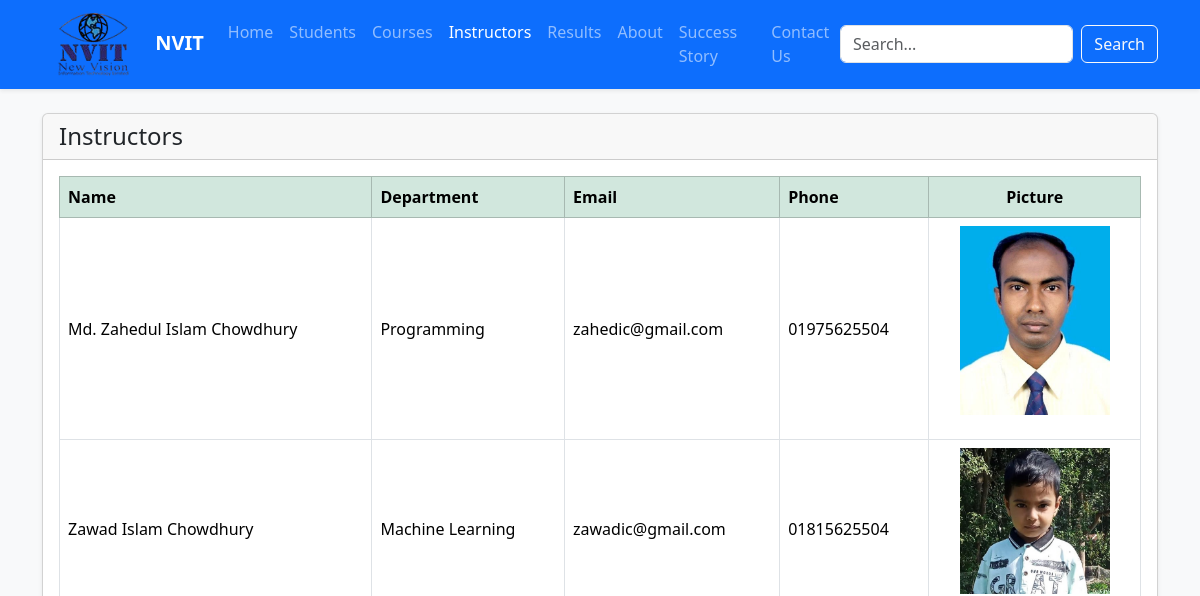
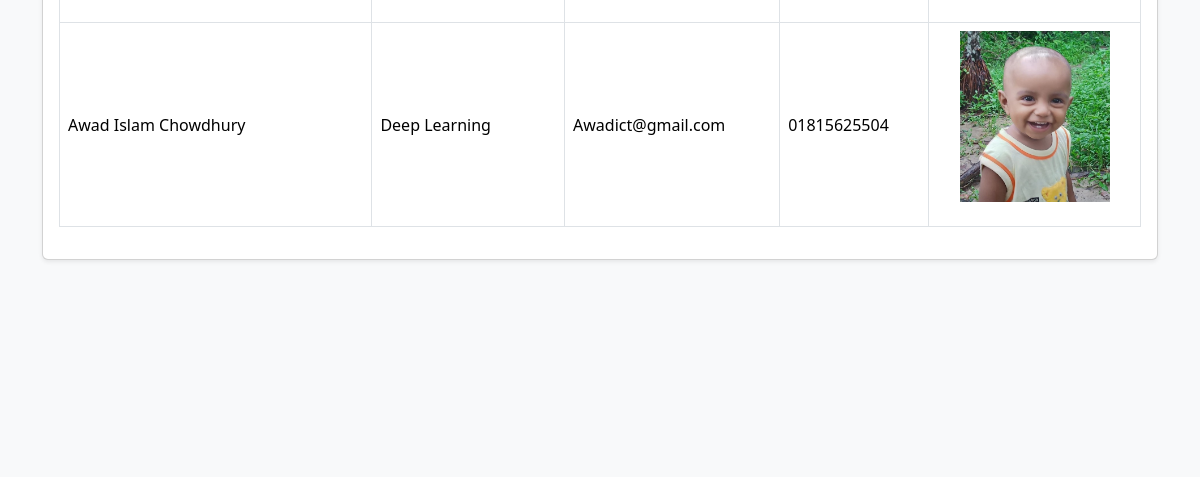
Before: /instructor/ (upper part) with the older database file (2 pictures, top to bottom).
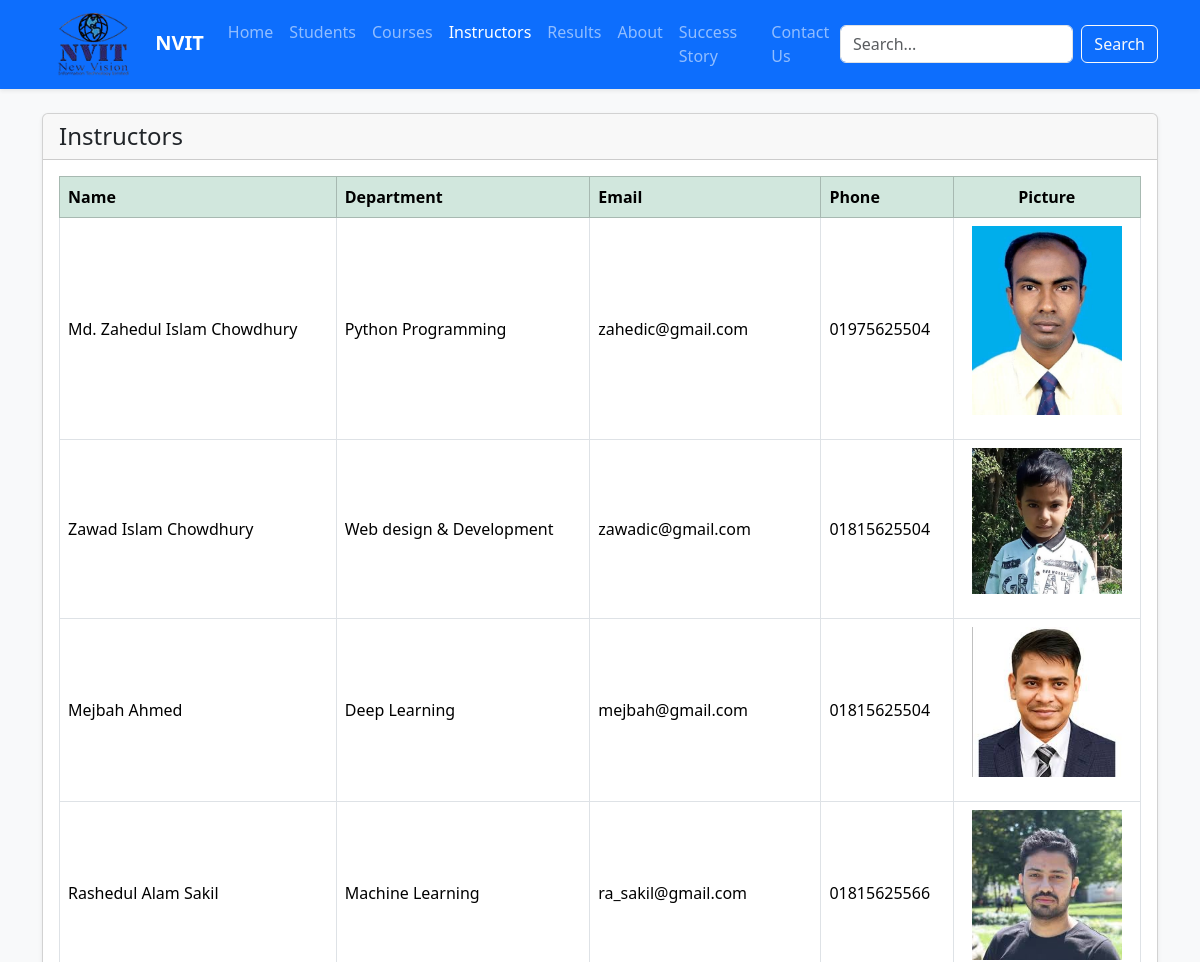
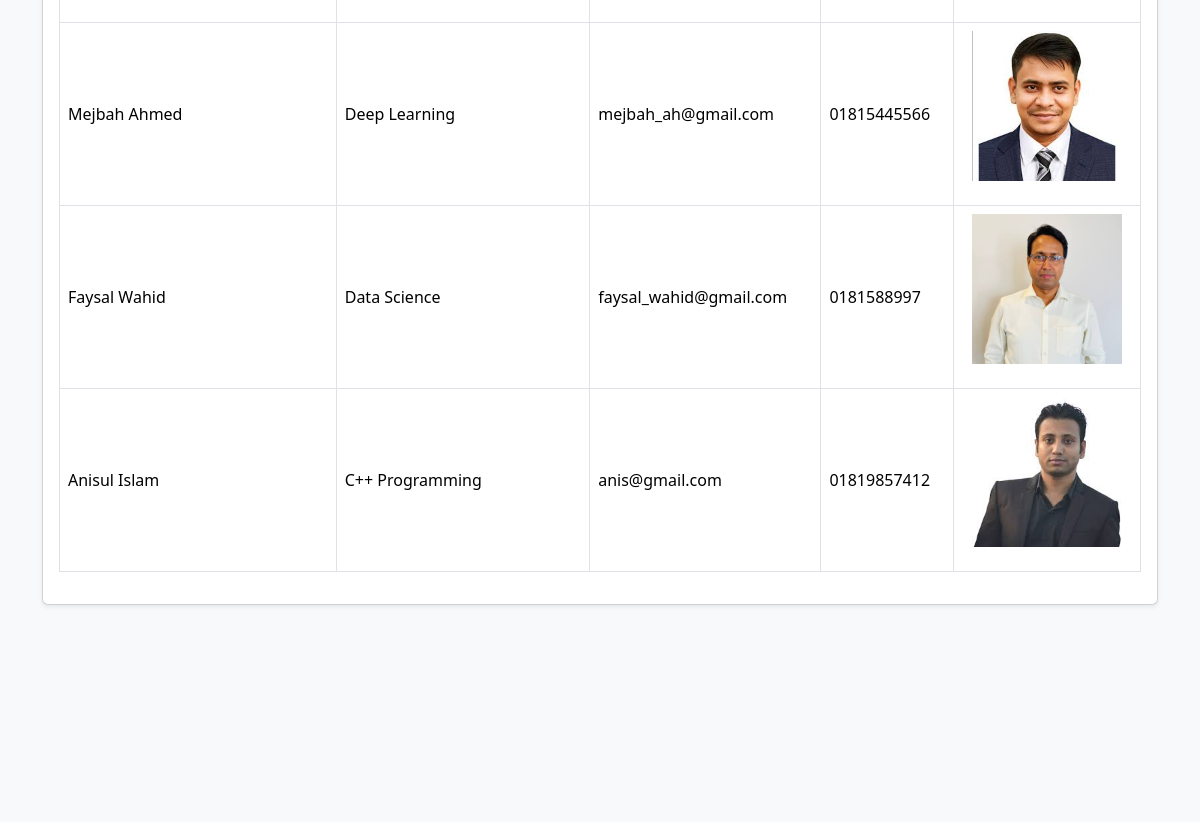
After: the same page with the newer database file (2 pictures, top to bottom).
### New_Vision/models.py (models this page shows, shortened)
class Instructor(models.Model):
    name = models.CharField(max_length=100)
    department = models.CharField(max_length=100)
    email = models.EmailField(unique=True)
    phone = models.CharField(max_length=15)  # Changed IntegerField → CharField
    picture = models.ImageField(upload_to='instructors/')

### New_Vision/views.py (the view)
# urls.py: path('instructor/', views.instructor_list, name='instructor_list'),
def instructor_list(request):
    instructors=Instructor.objects.all()
    return render(request,'instructor_list.html',{'instructors':instructors})

### New_Vision/templates/instructor_list.html (shortened to what this page needs)
{% extends "base.html" %}
{% load static %}
{% block content %}
<div class="card shadow-sm mb-5">
    <div class="card-header  text-white d-flex justify-content-between align-items-center">
      <h4 class="mb-0 text-dark" >Instructors</h4>
    </div>
    <div class="card-body">
      <table class="table table-hover table-bordered align-middle">
        <thead class="table-success">
          <tr>
            <th scope="col">Name</th>
            <th scope="col">Department</th>
            <th scope="col">Email</th>
            <th scope="col">Phone</th>
            <th scope="col" class="text-center">Picture</th>
          </tr>
        </thead>
        <tbody>
          {% for i in instructors %}
          <tr>
            <td>{{ i.name }}</td>
            <td>{{ i.department }}</td>
            <td>{{ i.email }}</td>
             <td>{{ i.phone }}</td>
            <td class="text-center">
               <img src="{{ i.picture.url }}" alt="Courses" class="mx-auto mb-3" width="150">
            </td>
          </tr>
          {% empty %}
          <tr><td colspan="4" class="text-center text-muted">No instructors found.</td></tr>
          {% endfor %}
        </tbody>
      </table>
    </div>
  </div>
<br><br><br><br><br><br><br><br><br><br><br>
{% endblock %}

### New_Vision/templates/base.html (shortened to what this page needs)
{% load static %}
<!DOCTYPE html>
<html lang="en">
<head>
    <link href="https://cdn.jsdelivr.net/npm/bootstrap@5.3.3/dist/css/bootstrap.min.css" rel="stylesheet">
    <link rel="stylesheet" href="{% static 'css/style.css' %}">
</head>
<body class="bg-light">
    <nav class="navbar navbar-expand-lg navbar-dark bg-primary shadow-sm sticky-top">
        <div class="container">
            <a class="navbar-brand fw-bold" href="">
                <img src="{% static 'image/nvit_logo.png' %}" alt="Logo" width="100" class="me-2">
                NVIT
            </a>
            <div class="collapse navbar-collapse" id="navbarNav">
                <ul class="navbar-nav me-auto mb-2 mb-lg-0">
                    <li class="nav-item"><a class="nav-link {% if request.resolver_match.url_name == 'home' %}active{% endif %}" href="{% url 'home' %}">Home</a></li>
                    <li class="nav-item"><a class="nav-link {% if request.resolver_match.url_name == 'student_list' %}active{% endif %}" href="{% url 'student_list' %}">Students</a></li>
                    <li class="nav-item"><a class="nav-link {% if request.resolver_match.url_name == 'course_list' %}active{% endif %}" href="{% url "course_list" %}">Courses</a></li>
                    <li class="nav-item"><a class="nav-link {% if request.resolver_match.url_name == 'instructor_list' %}active{% endif %}" href="{% url 'instructor_list' %}">Instructors</a></li>
                    <li class="nav-item"><a class="nav-link {% if request.resolver_match.url_name == 'result_list' %}active{% endif %}" href="{% url "result_list" %}">Results</a></li>
                    <li class="nav-item"><a class="nav-link {% if request.resolver_match.url_name == 'about' %}active{% endif %}" href="{% url "about_page" %}">About</a></li>
                    <li class="nav-item"><a class="nav-link {% if request.resolver_match.url_name == 'success' %}active{% endif %}" href="{% url "success_page" %}">Success Story</a></li>
                    <li class="nav-item"><a class="nav-link {% if request.resolver_match.url_name == 'contact' %}active{% endif %}" href="{% url "contact_page" %}">Contact Us</a></li>
                </ul>
                <form class="d-flex" role="search" method="get" action="">
                    <input class="form-control me-2" type="search" name="q" placeholder="Search..." aria-label="Search" required>
                    <button class="btn btn-outline-light" type="submit">Search</button>
                </form>
            </div>
        </div>
    </nav>
    <main class="container py-4">
        {% block content %}{% endblock %}
    </main>
</body>
</html>

Changed rows visible on the page:
changed Instructor "Md. Zahedul Islam Chowdhury": department "Programming" → "Python Programming"
changed Instructor "Zawad Islam Chowdhury": department "Machine Learning" → "Web design & Development"
changed Instructor: name "Awad Islam Chowdhury" → "Mejbah Ahmed"; email "Awadict@gmail.com" → "mejbah@gmail.com"; picture: a different picture
added Instructor: name "Rashedul Alam Sakil", department "Machine Learning", email "ra_sakil@gmail.com", phone "01815625566", picture (picture)
added Instructor: name "Mejbah Ahmed", department "Deep Learning", email "mejbah_ah@gmail.com", phone "01815445566", picture (picture)
added Instructor: name "Faysal Wahid", department "Data Science", email "faysal_wahid@gmail.com", phone "0181588997", picture (picture)
added Instructor: name "Anisul Islam", department "C++ Programming", email "anis@gmail.com", phone "01819857412", picture (picture)
